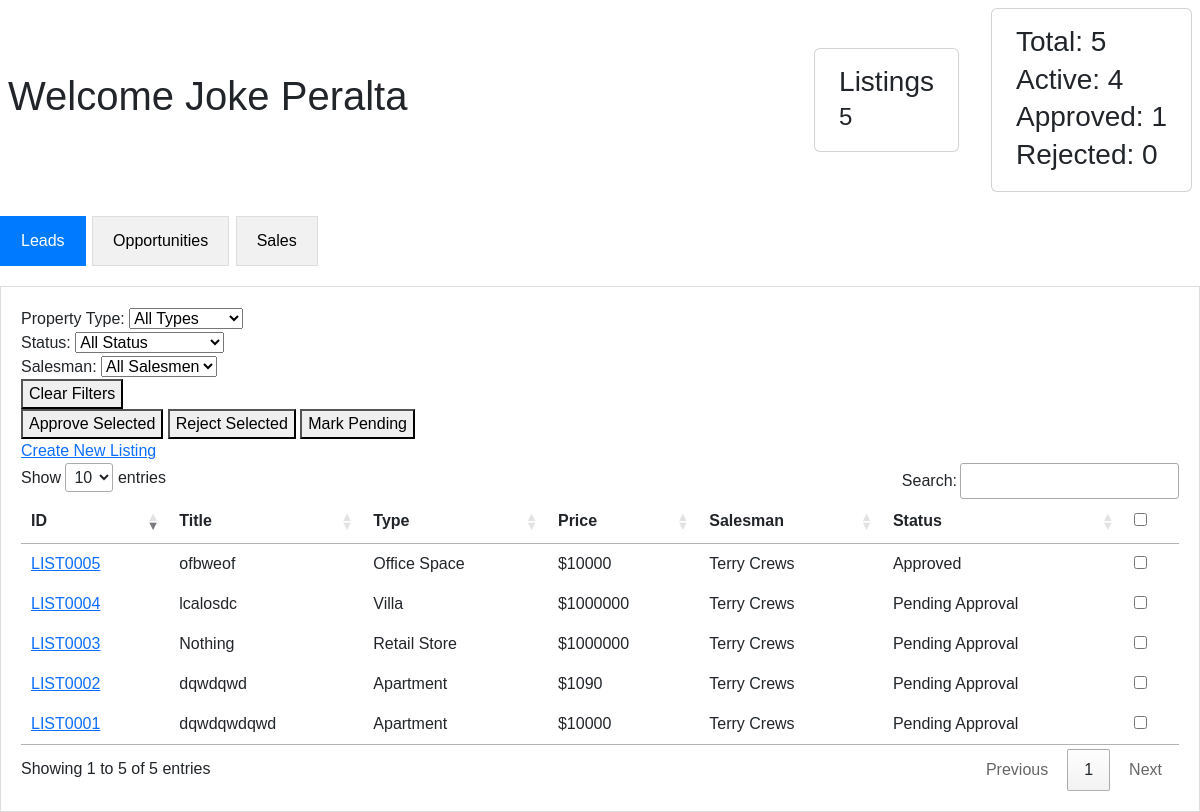
The page /dashboard/manager/ (signed in) on the database as committed earlier.
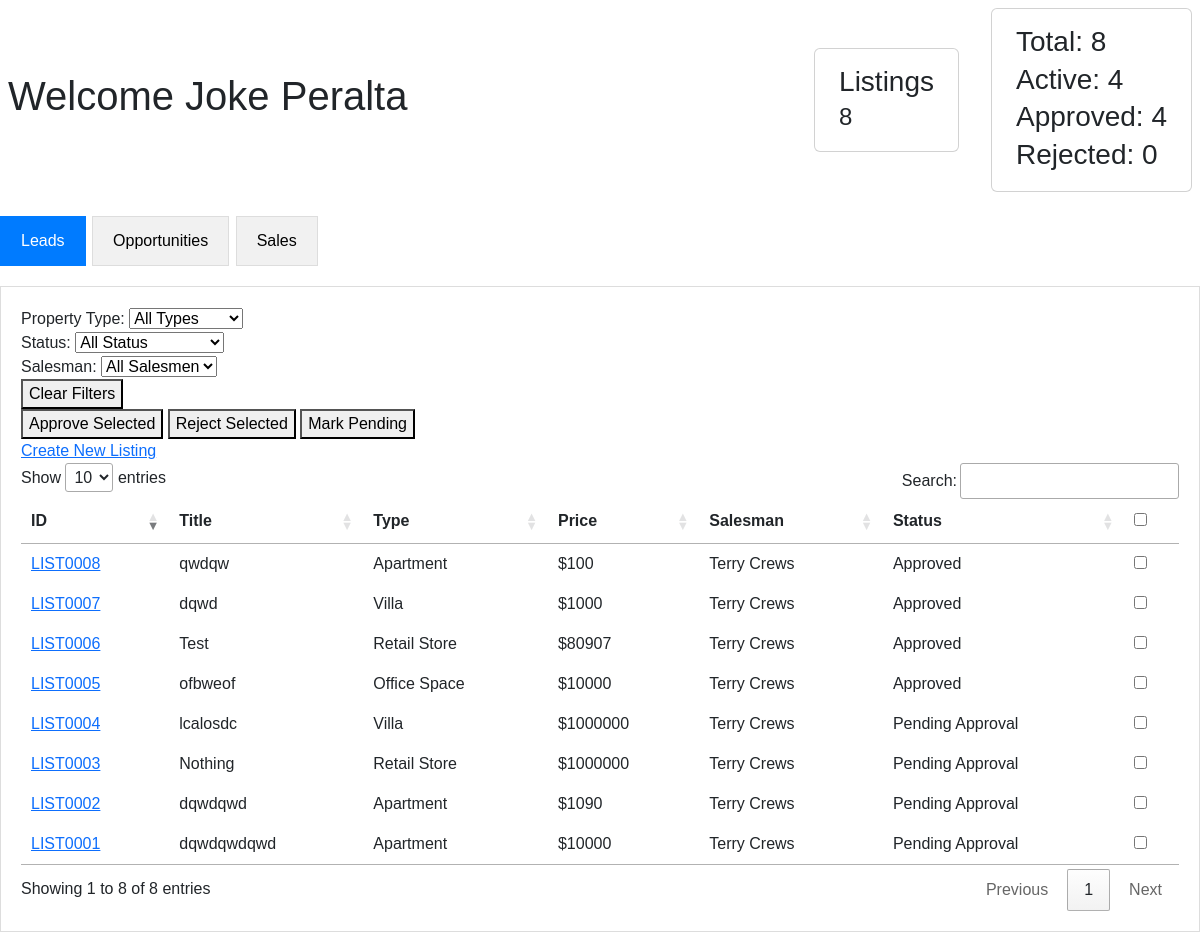
The same page on the database as committed later.
### inventory/models.py (models this page shows, shortened)
class Listing(models.Model):
    class typeChoices(models.TextChoices):
        VILLA = "Villa", "Villa"
        APARTMENT = "Apartment", "Apartment"
        WAREHOUSE = "Warehouse", "Warehouse"
        RETAIL_STORE = "Retail", "Retail Store"
        OFFICE_SPACE = "Office", "Office Space"
    class leadStatusChoices(models.TextChoices):
        PENDING = "Pending", "Pending Approval"
        REJECTED = "Rejected", "Rejected"
        APPROVED = "Approved", "Approved"
    class oppStatusChoices(models.TextChoices):
        PROSPECTING = "Prospecting", "Prospecting"
        NEGOTIATING = "Negotiating", "Negotiating"
        PENDING = "Pending", "Pending Approval"
        REJECTED = "Rejected", "Rejected"
        APPROVED = "Approved", "Approved"
    class saleStatusChoices(models.TextChoices):
        PROCESSING = "Processing", "Processing"
        CLOSED_WON = "ClosedW", "Closed Won"
        CLOSED_LOST = "ClosedL", "Closed Lost"
    id = models.CharField(max_length=10, primary_key=True)
    branch  = models.ForeignKey(
        'org.Branch',
        on_delete=models.CASCADE,
        related_name='listings'
    )
    type = models.TextField(
        choices=typeChoices.choices,
        default=typeChoices.APARTMENT)
    proposed_price = models.DecimalField(max_digits=12, decimal_places=2)
    title = models.CharField(max_length=200)
    address = models.TextField()
    city = models.CharField(max_length=100)
    lead_status = models.TextField(
        choices=leadStatusChoices.choices,
        default=leadStatusChoices.PENDING
    )
    lead_approved_by = models.ForeignKey(
        'accounts.User',
        on_delete=models.SET_NULL,
        null=True,
        blank=True,
        related_name='approved_leads'
    )
    lead_approved_at = models.DateTimeField(null=True, blank=True)
    opp_status = models.TextField(
        choices=oppStatusChoices.choices,
        default=oppStatusChoices.PENDING,
        null=True, blank=True
    )
    opp_approved_by = models.ForeignKey(
        'accounts.User',
        on_delete=models.SET_NULL,
        null=True,
        blank=True,
        related_name='approved_opportunities'
    )
    opp_approved_at = models.DateTimeField(null=True, blank=True)
    opp_price = models.DecimalField(max_digits=12, decimal_places=2, null=True, blank=True)
    sale_status = models.TextField(
        choices=saleStatusChoices.choices,
        default=saleStatusChoices.PROCESSING,
        null=True, blank=True
    )
    sale_closed_at = models.DateTimeField(null=True, blank=True)
    sale_price = models.DecimalField(max_digits=12, decimal_places=2, null=True, blank=True)
    created_at = models.DateTimeField(auto_now_add=True)
    updated_at = models.DateTimeField(auto_now=True)
    is_active = models.BooleanField(default=True)
    assigned_salesman = models.ForeignKey(
        'accounts.User',
        on_delete=models.SET_NULL,
        null=True,
        blank=True,
        related_name='assigned_salesmen',
        limit_choices_to={'role': 'Salesman'},
    )
    comments = models.CharField(null=True, max_length=100, blank=True)

### accounts/models.py (models this page shows, shortened)
class User(AbstractUser):
    class Role(models.TextChoices):
        CEO = "CEO", "CEO",
        MANAGER = "Manager", "Manager",
        SALESMAN = "Salesman", "Salesman"
    role = models.CharField(
        max_length=20,
        choices=Role.choices,
        default=Role.SALESMAN
    )
    branch = models.ForeignKey(
        'org.Branch',
        on_delete=models.SET_NULL,
        null=True,
        blank=True,
        related_name='users'
    )

### dashboards/views.py (the view, shortened to what this page needs)
# urls.py: path('manager/', views.manager_dashboard, name='manager_dashboard'),
@login_required
@user_passes_test(is_manager)
def manager_dashboard(request):
    listings = listings_visible_to(request.user)
    lead_count = listings.filter(
        Q(lead_status=Listing.leadStatusChoices.PENDING) |
        Q(lead_status=Listing.leadStatusChoices.APPROVED) |
        Q(lead_status=Listing.leadStatusChoices.REJECTED)).count()
    lead_active_count = listings.filter(lead_status=Listing.leadStatusChoices.PENDING).count()
    lead_approved_count = listings.filter(lead_status=Listing.leadStatusChoices.APPROVED).count()
    lead_rejected_count = listings.filter(lead_status=Listing.leadStatusChoices.REJECTED).count()
    opp_count = listings.filter(
        Q(opp_status=Listing.oppStatusChoices.PENDING) |
        Q(opp_status=Listing.oppStatusChoices.PROSPECTING) |
        Q(opp_status=Listing.oppStatusChoices.NEGOTIATING) |
        Q(opp_status=Listing.oppStatusChoices.APPROVED) |
        Q(opp_status=Listing.oppStatusChoices.REJECTED)).count()
    opp_active_count = listings.filter(
        Q(opp_status=Listing.oppStatusChoices.PENDING) |
        Q(opp_status=Listing.oppStatusChoices.PROSPECTING) |
        Q(opp_status=Listing.oppStatusChoices.NEGOTIATING)).count()
    opp_approved_count = listings.filter(opp_status=Listing.oppStatusChoices.APPROVED).count()
    opp_rejected_count = listings.filter(opp_status=Listing.oppStatusChoices.REJECTED).count()
    sale_count = listings.filter(
        Q(sale_status=Listing.saleStatusChoices.PROCESSING) |
        Q(sale_status=Listing.saleStatusChoices.CLOSED_WON) |
        Q(sale_status=Listing.saleStatusChoices.CLOSED_LOST)).count()
    sale_active_count = listings.filter(sale_status=Listing.saleStatusChoices.PROCESSING).count()
    sale_won_count = listings.filter(sale_status=Listing.saleStatusChoices.CLOSED_WON).count()
    sale_lost_count = listings.filter(sale_status=Listing.saleStatusChoices.CLOSED_LOST).count()
    stage = request.POST.get('stage', 'lead')
    context = {
        'listings': listings,
        'lead_count': lead_count,
        'lead_active_count': lead_active_count,
        'lead_approved_count': lead_approved_count,
        'lead_rejected_count': lead_rejected_count,
        'opp_count': opp_count,
        'opp_active_count': opp_active_count,
        'opp_approved_count': opp_approved_count,
        'opp_rejected_count': opp_rejected_count,
        'sale_count': sale_count,
        'sale_active_count': sale_active_count,
        'sale_won_count': sale_won_count,
        'sale_lost_count': sale_lost_count,
        'stage': stage
    }
    return render(request, 'dashboards/manager_dashboard.html', context)

### dashboards/views.py (called while the page is built)
def is_manager(user):
    return user.groups.filter(name='Manager').exists()

### inventory/views.py (called while the page is built)
def listings_visible_to(user):
    if not user.is_authenticated:
        return Listing.objects.none()
    if user.role == 'Salesman':
        return Listing.objects.filter(
            branch=user.branch,
            assigned_salesman=user
        )
    elif user.role == 'Manager':
        return Listing.objects.filter(branch=user.branch)
    elif user.role == 'CEO':
        return Listing.objects.all()
    return Listing.objects.none()

### dashboards/templates/dashboards/manager_dashboard.html (shortened to what this page needs)
{% extends 'dashboards/base_dashboard.html' %}
{% block content %}
{{ block.super }}
<div id="lead" class="tabcontent" style="display: block;">
    <form method="post" id="batch-form-leads">
        <div>
            <div>
                <label>Property Type:</label>
                <select id="typeFilterLeads">
                    <option value="">All Types</option>
                </select>
            </div>
            <div>
                <label>Status:</label>
                <select id="statusFilterLeads">
                    <option value="">All Status</option>
                </select>
            </div>
            <div>
                <label>Salesman:</label>
                <select id="salesmanFilterLeads">
                    <option value="">All Salesmen</option>
                </select>
            </div>
            <div>
                <button type="button" id="clearFiltersLeads">Clear Filters</button>
            </div>
        </div>
        <div>
            <div>
                <button type="button" onclick="setAction('approve','leads')">
                    Approve Selected
                </button>
                <button type="button" onclick="setAction('reject','leads')">
                    Reject Selected
                </button>
                <button type="button" onclick="setAction('pending','leads')">
                    Mark Pending
                </button>
                {% if perms.inventory.add_listing %}
                <div>
                    <a href="{% url 'inventory:listing_create_manager' %}">
                        Create New Listing
                    </a>
                </div>
                {% endif %}
            </div>
        </div>
        <div>
            {% if listings %}
            <table id="manager-leads-table">
                <thead>
                    <tr>
                        <th>ID</th>
                        <th>Title</th>
                        <th>Type</th>
                        <th>Price</th>
                        <th>Salesman</th>
                        <th>Status</th>
                        <th><input type="checkbox" id="select_all" onchange="toggleSelectAll(this)"> </th>
                    </tr>
                </thead>
                <tbody>
                    {% for listing in listings %}
                    <tr>
                        <td>
                            <a href="{% url 'inventory:listing_detail' listing.pk %}">
                                {{ listing.id }}
                            </a>
                        </td>
                        <td>{{ listing.title }}</td>
                        <td>{{ listing.get_type_display }}</td>
                        <td>${{ listing.proposed_price|floatformat:0 }}</td>
                        <td>{{ listing.assigned_salesman.get_full_name|default:listing.assigned_salesman.username|default:"—" }}</td>
                        <td>
                            <span>
                                {{ listing.get_lead_status_display }}
                            </span>
                        </td>
                        <td>
                            <input type="checkbox" name="listing_ids" value="{{ listing.id }}" class="listing-checkbox">
                        </td>
                    </tr>
                    {% endfor %}
                </tbody>
            </table>
            {% else %}
            <p>No listings found.</p>
            {% endif %}
        </div>
    </form>
</div>
{% endblock %}

### dashboards/templates/dashboards/base_dashboard.html (shortened to what this page needs)
{% extends 'base.html' %}
{% block content %}
<div class="d-flex align-items-center gap-4 mb-4">
    <h1 class="flex-grow-1 mb-0 ms-2">Welcome {{ user.get_full_name }}</h1>
    <div class="card flex-shrink-1 mt-2 me-2">
        <div class="card-body py-3 px-4">
            <h3 class="card-title mb-1">Listings</h3>
            <h4 class="mb-1">{{ listings|length }}</h4>
        </div>
    </div>
    <div class="stats-group" id="stats-lead">
        <div class="card flex-shrink-1 mt-2 me-2">
            <div class="card-body py-3 px-4">
                <h3 class="card-title mb-1">Total: {{ lead_count }}</h3>
                <h3 class="card-title mb-1">Active: {{ lead_active_count }}</h3>
                <h3 class="card-title mb-1">Approved: {{ lead_approved_count }}</h3>
                <h3 class="card-title mb-1">Rejected: {{ lead_rejected_count }}</h3>
            </div>
        </div>
    </div>
</div>
<div class="menu">
    <button class="tablinks" onclick="switchTab(event, 'lead')">Leads</button>
    <button class="tablinks" onclick="switchTab(event, 'opportunity')">Opportunities</button>
    <button class="tablinks" onclick="switchTab(event, 'sale')">Sales</button>
</div>
{% endblock %}

Rows that differ between the two databases and show on the page:
added Listing: id "LIST0006", title "Test", type "Retail Store", proposed_price "80907", assigned_salesman.get_full_name "Terry Crews", lead_status "Approved"
added Listing: id "LIST0007", title "dqwd", type "Villa", proposed_price "1000", assigned_salesman.get_full_name "Terry Crews", lead_status "Approved"
added Listing: id "LIST0008", title "qwdqw", type "Apartment", proposed_price "100", assigned_salesman.get_full_name "Terry Crews", lead_status "Approved"
Other text that changed with them:
{{ listings|length }}: "5" → "8"
{{ lead_count }}: "5" → "8"
{{ lead_approved_count }}: "1" → "4"
text written by a page script: "Show entries Search: Showing 1 to 5 of 5 entries Previous 1 Next" → "Show entries Search: Showing 1 to 8 of 8 entries Previous 1 Next"
